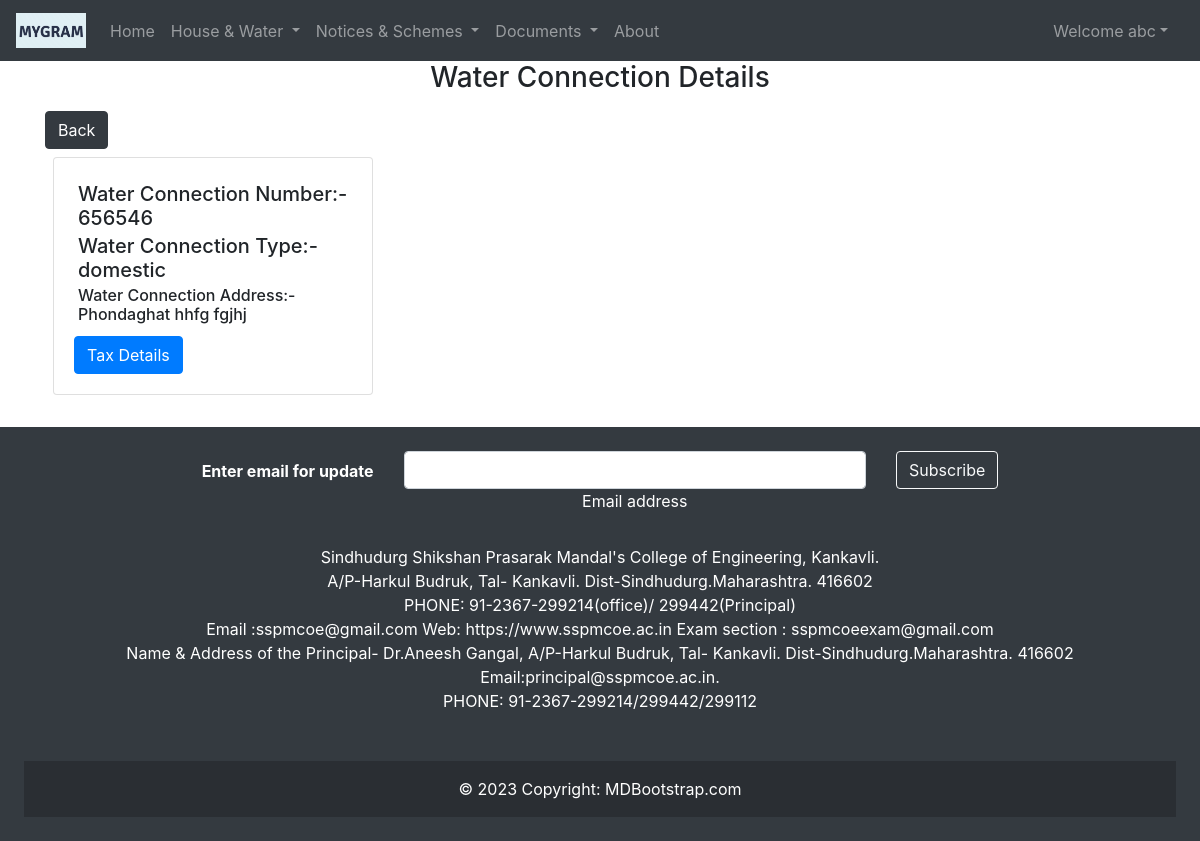
/waterConnectionDetails/ (signed in), run on the app's committed database.
### gramapp/models.py (models this page shows)
class WaterConnection(models.Model):
    waterconnectionid = models.IntegerField(primary_key=True)
    waterconnectionno = models.IntegerField(unique=True)
    gram = models.ForeignKey("Grampanchayat", on_delete=models.CASCADE)
    region = models.CharField(max_length=20)
    subregion = models.CharField(max_length=20)
    waterconnectiontype = models.CharField(max_length=30)
    ownername = models.ForeignKey("FamilyHead", on_delete=models.CASCADE)

class Grampanchayat(models.Model):
    gramid = models.IntegerField(primary_key=True)
    gramname = models.CharField(max_length=50, unique=True)
    gramaddress = models.TextField(max_length=100)
    gramemail = models.EmailField()
    gramcontact = models.CharField(max_length=10)
    def __str__(self):
        return self.gramname

### gramapp/views.py (the view)
# urls.py: path('waterConnectionDetails/', views.waterConnectionDetails, name='waterConnectionDetails'),
def waterConnectionDetails(request):
    current_user = request.user
    familyhead = FamilyHead.objects.get(user=current_user)
    waterconnections = WaterConnection.objects.all().filter(ownername=familyhead)
    context = {'waterconnections': waterconnections}
    return render(request, 'gramapp/viewWaterConnectionDetails.html', context)

### templates/gramapp/viewWaterConnectionDetails.html (shortened to what this page needs)
{% extends 'gramapp/base1.html' %}
{% block body %}
<h3 style="text-align:center;">Water Connection Details</h3>
<div class="container">
    <a href="{% url 'home1' %}" class="btn btn-dark mt-2">Back</a><br>
    <div class="row justify-content-center">
        {% if waterconnections %}
    {% for waterconnection in waterconnections %}
        <div class="col md-6">
            <div class="card m-2" style="width: 20rem;">
                <div class="card-body">
                    <h5 class="card-title m-1">Water Connection Number:- {{waterconnection.waterconnectionno}} </h5>
                    <h5 class="card-text m-1">Water Connection Type:-{{waterconnection.waterconnectiontype}}</h5>
                    <h6 class="card-subtitle m-1">Water Connection Address:- {{waterconnection.gram}} {{waterconnection.region}} {{waterconnection.subregion}}</h6>
                    <a href="{% url 'viewWaterTax' waterconnection.pk %}" class="btn btn-primary mt-2">Tax Details</a>
                </div>
            </div>
        </div>
    {% endfor %}
{% else %}
 <h4>No Water Connection</h4>
{% endif %}
    </div>
</div>
{% endblock body %}

### templates/gramapp/base1.html (shortened to what this page needs)
<!doctype html>
<html lang="en">
<head>
    <link rel="stylesheet" href="https://stackpath.bootstrapcdn.com/bootstrap/4.5.2/css/bootstrap.min.css"
>
</head>
<body>
<header>
    <nav class="navbar navbar-expand-lg navbar-dark bg-dark">
        <a class="navbar-brand" href="{% url 'home1' %}">
            {% load static %}
            <img src="{% static 'logo/mygram logo.png' %}" width="70" height="35" class="d-inline-block align-top" alt="">
        </a>
        <div class="collapse navbar-collapse" id="navbarSupportedContent">
            <ul class="navbar-nav mr-auto">
                <li class="nav-item {% block homeactive %}  {% endblock homeactive %}">
                    <a class="nav-link" href="{% url 'home1' %}">Home <span class="sr-only">(current)</span></a>
                </li>
                {% if user.is_staff %}
                {% if not user.is_superuser %}
                <li class="nav-item dropdown {% block familyactive %}  {% endblock familyactive %}">
                    <a class="nav-link dropdown-toggle" href="#" id="navbarDropdownMenuLink" data-toggle="dropdown"
                        aria-haspopup="true" aria-expanded="false">
                        Family
                    </a>
                    <div class="dropdown-menu" aria-labelledby="navbarDropdownMenuLink">
                        <a class="dropdown-item" href="{% url 'addfamilyhead' %}">Add Family Head</a>
                        <a class="dropdown-item" href="{% url 'addFamilymember' %}">Add Family Member</a>
                        <a class="dropdown-item" href="{% url 'viewFamily' %}">View Family</a>
                    </div>
                </li>
                <li class="nav-item dropdown {% block houseactive %}  {% endblock houseactive %}">
                    <a class="nav-link dropdown-toggle" href="#" id="house" data-toggle="dropdown"
                        aria-haspopup="true" aria-expanded="false">
                        Houses
                    </a>
                    <div class="dropdown-menu" aria-labelledby="house">
                        <a class="dropdown-item" href="{% url 'addHousetax' %}">Add House Tax</a>
                        <a class="dropdown-item" href="{% url 'addHouse' %}">Add House</a>
                        <a class="dropdown-item" href="{% url 'viewHouses' %}">View Houses</a>
                    </div>
                </li>
                <li class="nav-item dropdown {% block wateractive %}  {% endblock wateractive %}">
                    <a class="nav-link dropdown-toggle" href="#" id="waterconnection" data-toggle="dropdown"
                        aria-haspopup="true" aria-expanded="false">
                        Water Connections
                    </a>
                    <div class="dropdown-menu" aria-labelledby="waterconnection">
                        <a class="dropdown-item" href="{% url 'addWaterTax' %}">Add Water Tax</a>
                        <a class="dropdown-item" href="{% url 'addWaterConnection' %}">Add Water Connection</a>
                        <a class="dropdown-item" href="{% url 'viewWaterConnections' %}">View Water Connections</a>
                    </div>
                </li>
                <li class="nav-item dropdown {% block notice&scheme %}  {% endblock notice&scheme %}">
                    <a class="nav-link dropdown-toggle" href="#" id="notice&scheme" data-toggle="dropdown"
                        aria-haspopup="true" aria-expanded="false">
                        Notices & Schemes
                    </a>
                    <div class="dropdown-menu" aria-labelledby="notice&scheme">
                        <a class="dropdown-item" href="{% url 'addNotice' %}">Add Notice</a>
                        <a class="dropdown-item" href="{% url 'addScheme' %}">Add Scheme</a>
                        <a class="dropdown-item" href="">Add Spot</a>
                    </div>
                </li>
                    {% endif %}
                    {% elif user.is_active %}
                    <li class="nav-item dropdown {% block viewhouseactive %}  {% endblock viewhouseactive %}">
                    <a class="nav-link dropdown-toggle" href="#" id="viewhouse" data-toggle="dropdown"
                        aria-haspopup="true" aria-expanded="false">
                        House & Water
                    </a>
                    </li>
                 <li class="nav-item dropdown {% block viewnotice&scheme %}  {% endblock viewnotice&scheme %}">
                    <a class="nav-link dropdown-toggle" href="#" id="notice&scheme1" data-toggle="dropdown"
                        aria-haspopup="true" aria-expanded="false">
                        Notices & Schemes
                    </a>
                </li>
                    {% endif %}
                <li class="nav-item dropdown {% block documentactive %}  {% endblock documentactive %}">
                    <a class="nav-link dropdown-toggle" href="#" id="documents" data-toggle="dropdown"
                        aria-haspopup="true" aria-expanded="false">
                        Documents
                    </a>
                    </li>
                <li class="nav-item {% block aboutactive %}  {% endblock aboutactive %}">
                    <a class="nav-link" href="/about">About</a>
                </li>
            </ul>
            {% if user.is_authenticated %}
            <ul class="navbar-nav mr-2">
                <li class="nav-item dropdown">
                    <a class="nav-link dropdown-toggle" href='#' id="navbarDropdown" role="button"
                        data-toggle="dropdown"> Welcome {{request.user}}</a>
                </li>
            </ul>
        </div>
        {% else %}
        <button type="button" class="btn btn-primary mr-2" data-toggle="modal" data-target="#loginModal">
            Login
        </button>
        {% endif %}
    </nav>
</header>
    {% block body %} {% endblock body %}
    <br>
    <footer class="bg-dark text-center text-white">
        <div class="p-4">
            <section class="">
                <form method="post" action="">
                    <div class="row d-flex justify-content-center">
                        <div class="col-auto">
                            <p class="pt-2">
                                <strong>Enter email for update</strong>
                            </p>
                        </div>
                        <div class="col-md-5 col-12">
                            <div class="form-outline form-white mb-4">
                                <input type="email" name="subscriber" id="subscriber" class="form-control" autocomplete="off" />
                                <label class="form-label" for="subscriber">Email address</label>
                            </div>
                        </div>
                        <div class="col-auto">
                            <button type="submit" class="btn btn-outline-light mb-4">
                                Subscribe
                            </button>
                        </div>
                    </div>
                </form>
            </section>
            <section class="mb-4">
                <p>
                    Sindhudurg Shikshan Prasarak Mandal's College of Engineering, Kankavli.<br>
                    A/P-Harkul Budruk, Tal- Kankavli. Dist-Sindhudurg.Maharashtra. 416602<br>
                    PHONE: 91-2367-299214(office)/ 299442(Principal)<br>
                    Email :sspmcoe@gmail.com Web: https://www.sspmcoe.ac.in Exam section : sspmcoeexam@gmail.com<br>
                    Name & Address of the Principal- Dr.Aneesh Gangal, A/P-Harkul Budruk, Tal- Kankavli.
                    Dist-Sindhudurg.Maharashtra. 416602<br>
                    Email:principal@sspmcoe.ac.in.<br>
                    PHONE: 91-2367-299214/299442/299112<br><br>
                </p>
            </section>
            <div class="text-center p-3" style="background-color: rgba(0, 0, 0, 0.2);">
                © 2023 Copyright:
                <a class="text-white" href="https://mdbootstrap.com/">MDBootstrap.com</a>
            </div>
        </div>
    </footer>
</body>
</html>

### data on the page
WaterConnection: waterconnectionno "656546", waterconnectiontype "domestic", gram "Phondaghat", region "hhfg", subregion "fgjhj"

### other printed values
{{ request.user }} "abc"
